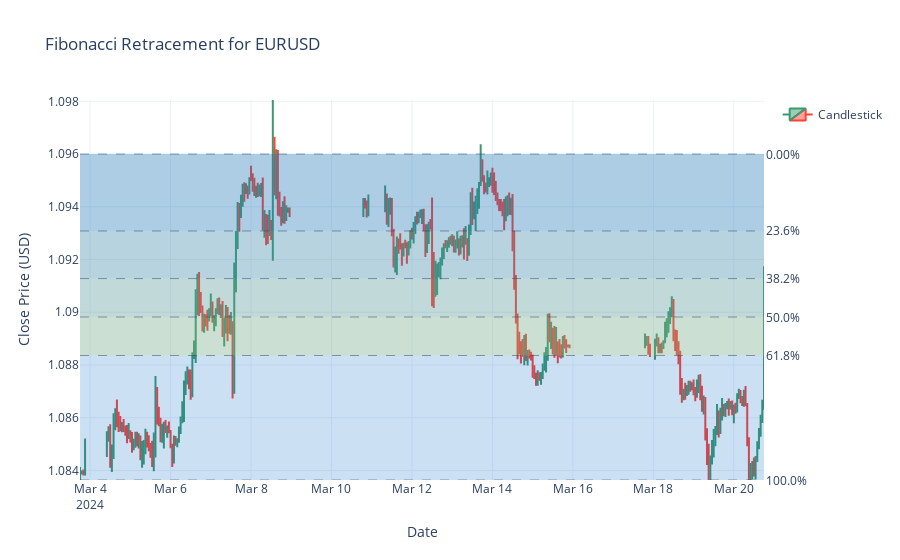

Notebook source saved alongside this figure:
### Code cell
def fib_retrace(ticker):
    symbol = client.get_symbol(ticker)
    data = client.get_market_history(symbol=symbol.id, resolution=Resolution.H1)
    
    # Create a DataFrame from the retrieved data
    df = pd.DataFrame([bar.model_dump() for bar in data])
    df.set_index('time', inplace=True)
    
    # Fibonacci constants
    max_value = df['close'].max()
    min_value = df['close'].min()
    difference = max_value - min_value
    
    # Set Fibonacci levels
    levels = {
        '0.00%': max_value,
        '23.6%': max_value - difference * 0.236,
        '38.2%': max_value - difference * 0.382,
        '50.0%': max_value - difference * 0.5,
        '61.8%': max_value - difference * 0.618,
        '100.0%': min_value
    }
    
    # Print levels
    print('Percentage level\t Price')
    for level, price in levels.items():
        print(f'{level}\t\t {round(price, 3)}')
    
    # Create the plotly figure
    fig = go.Figure()

    # Add candlestick chart
    fig.add_trace(go.Candlestick(
        x=df.index,
        open=df['open'],
        high=df['high'],
        low=df['low'],
        close=df['close'],
        name='Candlestick'
    ))

    # Add Fibonacci levels
    for level, price in levels.items():
        fig.add_hline(y=price, line=dict(dash='dash', width=0.5), annotation_text=level, annotation_position="right")

    # Add filled sections
    colors = ['purple', 'blue', 'green', 'red', 'orange']
    level_values = list(levels.values())
    
    for i in range(len(level_values) - 1):
        fig.add_trace(go.Scatter(
            x=df.index,
            y=[level_values[i]] * len(df.index),
            fill='tozeroy' if i == 0 else 'tonexty',
            fillcolor=f'rgba({i * 50}, {100 + i * 30}, {200 - i * 30}, 0.2)',
            mode='lines',
            line=dict(width=0),
            showlegend=False
        ))

    # Update layout
    fig.update_layout(
        title=f'Fibonacci Retracement for {ticker}',
        xaxis_title='Date',
        yaxis_title='Close Price (USD)',
        xaxis_rangeslider_visible=False,
        template='plotly_white',
        yaxis=dict(
            range=[min_value, df['high'].max()])
    )

    # Show plot
    fig.show()

# Example usage
fib_retrace('EURUSD')  # Replace with the desired ticker symbol

### Figure 1 — Plotly figure (JSON) as saved in the notebook; plotly's stock layout.template omitted (floating-point values rounded to 4 significant figures; data arrays with more than 128 entries replaced by an {"elided": "..."} marker saying what was removed)
{"data": [{"close": {"elided": "300 float values"}, "high": {"elided": "300 float values"}, "low": {"elided": "300 float values"}, "name": "Candlestick", "open": {"elided": "300 float values"}, "type": "candlestick", "x": {"elided": "300 str values"}}, {"fill": "tozeroy", "fillcolor": "rgba(0, 100, 200, 0.2)", "line": {"width": 0}, "mode": "lines", "showlegend": false, "type": "scatter", "x": {"elided": "300 str values"}, "y": {"elided": "300 float values"}}, {"fill": "tonexty", "fillcolor": "rgba(50, 130, 170, 0.2)", "line": {"width": 0}, "mode": "lines", "showlegend": false, "type": "scatter", "x": {"elided": "300 str values"}, "y": {"elided": "300 float values"}}, {"fill": "tonexty", "fillcolor": "rgba(100, 160, 140, 0.2)", "line": {"width": 0}, "mode": "lines", "showlegend": false, "type": "scatter", "x": {"elided": "300 str values"}, "y": {"elided": "300 float values"}}, {"fill": "tonexty", "fillcolor": "rgba(150, 190, 110, 0.2)", "line": {"width": 0}, "mode": "lines", "showlegend": false, "type": "scatter", "x": {"elided": "300 str values"}, "y": {"elided": "300 float values"}}, {"fill": "tonexty", "fillcolor": "rgba(200, 220, 80, 0.2)", "line": {"width": 0}, "mode": "lines", "showlegend": false, "type": "scatter", "x": {"elided": "300 str values"}, "y": {"elided": "300 float values"}}], "layout": {"annotations": [{"showarrow": false, "text": "0.00%", "x": 1, "xanchor": "left", "xref": "x domain", "y": 1.096, "yanchor": "middle", "yref": "y"}, {"showarrow": false, "text": "23.6%", "x": 1, "xanchor": "left", "xref": "x domain", "y": 1.093, "yanchor": "middle", "yref": "y"}, {"showarrow": false, "text": "38.2%", "x": 1, "xanchor": "left", "xref": "x domain", "y": 1.091, "yanchor": "middle", "yref": "y"}, {"showarrow": false, "text": "50.0%", "x": 1, "xanchor": "left", "xref": "x domain", "y": 1.09, "yanchor": "middle", "yref": "y"}, {"showarrow": false, "text": "61.8%", "x": 1, "xanchor": "left", "xref": "x domain", "y": 1.088, "yanchor": "middle", "yref": "y"}, {"showarrow": false, "text": "100.0%", "x": 1, "xanchor": "left", "xref": "x domain", "y": 1.084, "yanchor": "middle", "yref": "y"}], "shapes": [{"line": {"dash": "dash", "width": 0.5}, "type": "line", "x0": 0, "x1": 1, "xref": "x domain", "y0": 1.096, "y1": 1.096, "yref": "y"}, {"line": {"dash": "dash", "width": 0.5}, "type": "line", "x0": 0, "x1": 1, "xref": "x domain", "y0": 1.093, "y1": 1.093, "yref": "y"}, {"line": {"dash": "dash", "width": 0.5}, "type": "line", "x0": 0, "x1": 1, "xref": "x domain", "y0": 1.091, "y1": 1.091, "yref": "y"}, {"line": {"dash": "dash", "width": 0.5}, "type": "line", "x0": 0, "x1": 1, "xref": "x domain", "y0": 1.09, "y1": 1.09, "yref": "y"}, {"line": {"dash": "dash", "width": 0.5}, "type": "line", "x0": 0, "x1": 1, "xref": "x domain", "y0": 1.088, "y1": 1.088, "yref": "y"}, {"line": {"dash": "dash", "width": 0.5}, "type": "line", "x0": 0, "x1": 1, "xref": "x domain", "y0": 1.084, "y1": 1.084, "yref": "y"}], "title": {"text": "Fibonacci Retracement for EURUSD"}, "xaxis": {"rangeslider": {"visible": false}, "title": {"text": "Date"}}, "yaxis": {"range": [1.084, 1.098], "title": {"text": "Close Price (USD)"}}}}
